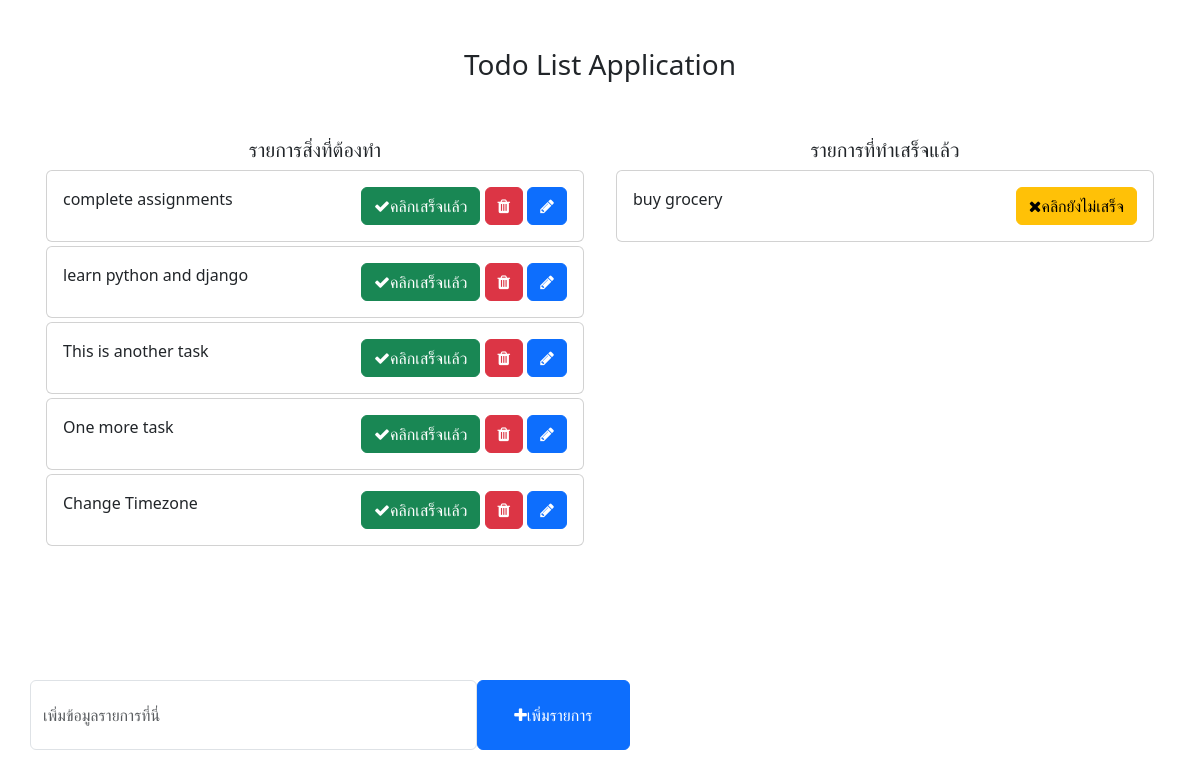
The app's page /, older data.
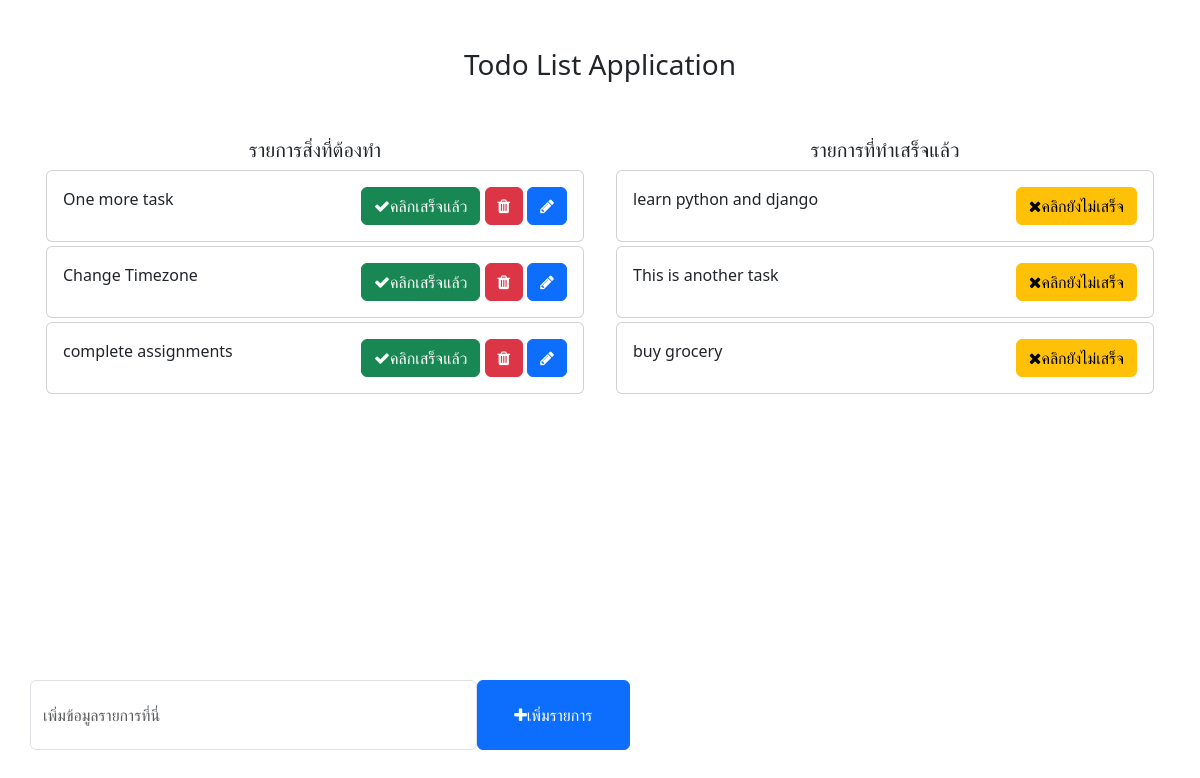
The same page, newer data.
### todo/models.py (models this page shows, shortened)
class Task(models.Model):
    task = models.CharField(max_length=250)
    is_completed = models.BooleanField(default=False)
    created_at = models.DateTimeField(auto_now_add=True)
    update_at = models.DateTimeField(auto_now=True)

### todo_main/views.py (the view)
# urls.py: 2. Add a URL to urlpatterns:  path('', views.home, name='home')
def home(request):
    tasks = Task.objects.filter(is_completed=False).order_by('update_at')
    completed_tasks = Task.objects.filter(is_completed=True).order_by('-update_at')
    context = {
        'tasks': tasks,
        'completed_tasks': completed_tasks
    }
    return render(request, 'home.html', context)

### templates/home.html (shortened to what this page needs)
<!DOCTYPE html>
<html lang="en">
<head>
    <link href="https://cdn.jsdelivr.net/npm/bootstrap@5.3.0-alpha1/dist/css/bootstrap.min.css" rel="stylesheet">
    <link rel="stylesheet" href="https://cdnjs.cloudflare.com/ajax/libs/font-awesome/4.7.0/css/font-awesome.min.css">
</head>
<body>
    <div class="container">
        <h3 class="pt-5 text-center">Todo List Application</h3>
        <div class="row pt-5">
            <div class="col-md-6 col-lg-6" style="height: 650px; overflow: scroll;">
                <h5 class="text-center">รายการสิ่งที่ต้องทำ</h5>
                {% for task in tasks %}
                <div class="card m-1">
                    <div class="card-body">
                        {{ task.task }}
                        <span style="position: relative; float: right;">
                            <a href="{% url 'mark_as_done' task.pk %}" class="btn btn-success"><i class="fa fa-check"></i>คลิกเสร็จแล้ว</a>
                            <a href="{% url 'delete_task' task.pk %}" class="btn btn-danger"><i class="fa fa-trash"></i></a>
                            <a href="{% url 'edit_task' task.pk %}" class="btn btn-primary"><i class="fa fa-pencil"></i></a>
                        </span>
                    </div>
                </div>
               {% endfor %}
            </div>
            <div class="col-md-6 col-lg-6" style="height: 650px; overflow: scroll;">
                <h5 class="text-center">รายการที่ทำเสร็จแล้ว</h5>
                {% for completed_task in completed_tasks %}
                <div class="card m-1">
                    <div class="card-body">
                        {{ completed_task.task }}
                        <span style="position: relative; float: right;">
                            <a href="{% url 'mark_as_undone' completed_task.pk %}" class="btn btn-warning"><i class="fa fa-times"></i>คลิกยังไม่เสร็จ</a>
                        </span>
                    </div>
                </div>
                {% endfor %}
            </div>
        </div>
        <div class="row">
            <div class="col-md-6 col-lg-6 p-0" style="position: absolute; bottom: 50px;">
                <form action="{% url 'addTask' %}" method="POST">
                    <div class="form-group">
                        <span style="display: flex;">
                            <input type="text" name="task" class="form-control" placeholder="เพิ่มข้อมูลรายการที่นี่">
                            <button type="submit" class="btn btn-primary" style="width: 200px;"><i class="fa fa-plus"></i>เพิ่มรายการ</button>
                        </span>
                    </div>
                </form>
            </div>
        </div>
    </div>
</body>
</html>

Row changes from the older to the newer data that the page shows:
changed Task "complete assignments": moves down the list
changed Task "learn python and django": moves from the list under "รายการสิ่งที่ต้องทำ" to the list under "รายการที่ทำเสร็จแล้ว"
changed Task "This is another task": moves from the list under "รายการสิ่งที่ต้องทำ" to the list under "รายการที่ทำเสร็จแล้ว"
